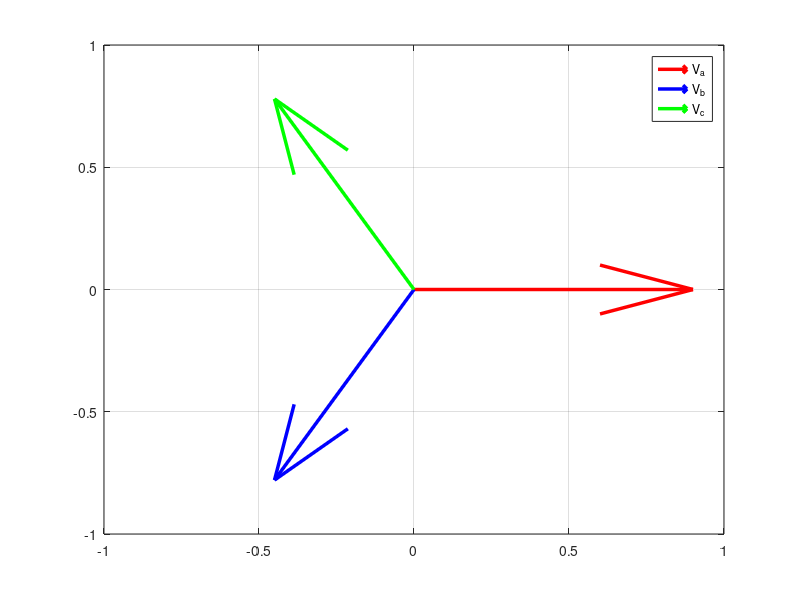
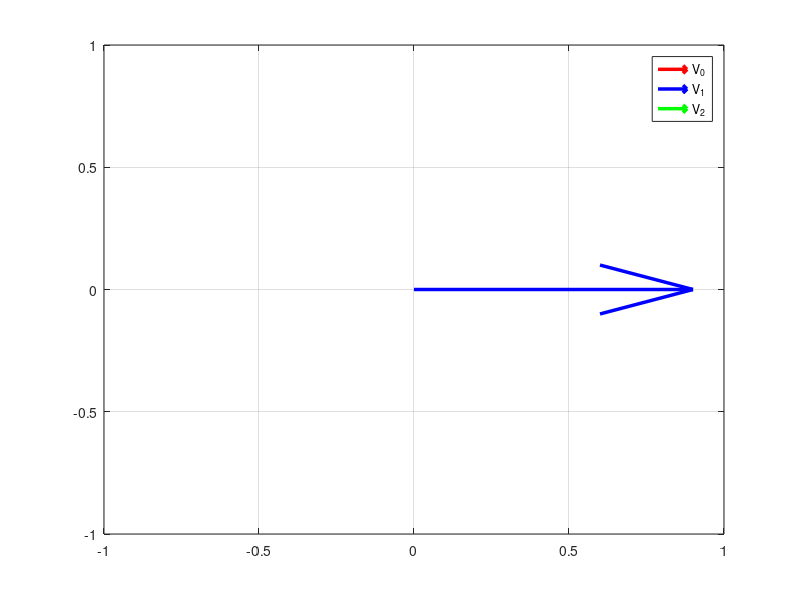

Here is the MATLAB script that generated these plots, in order:
clear
clf


Va.mag = 1;
Va.phase = 0;
Vb.mag = 1;
Vb.phase = -120;
Vc.mag = 1; 
Vc.phase = 120;
w = 2.5

rad = pi/180;
Vabc = [Va.mag*exp(1i*Va.phase*rad);Vb.mag*exp(1i*Vb.phase*rad);Vc.mag*exp(1i*Vc.phase*rad)];
Va_vector = [real(Va.mag*exp(1i*Va.phase*rad));imag(Va.mag*exp(1i*Va.phase*rad))]
Vb_vector = [real(Vb.mag*exp(1i*Vb.phase*rad));imag(Vb.mag*exp(1i*Vb.phase*rad))]
Vc_vector = [real(Vc.mag*exp(1i*Vc.phase*rad));imag(Vc.mag*exp(1i*Vc.phase*rad))]

figure(1)
quiver(0,0,Va_vector(1),Va_vector(2),'r','LineWidth',w)
hold on
quiver(0,0,Vb_vector(1),Vb_vector(2),'b','LineWidth',w)
hold on
quiver(0,0,Vc_vector(1),Vc_vector(2),'g','LineWidth',w)
legend('V_a','V_b','V_c')
axis([-1 1 -1 1])
grid on

a = exp(1i*2*pi/3)
A = [1 1 1;1 a^2 a;1 a a^2]

V012 = A^-1*Vabc

V0_vector = [real(V012(1));imag(V012(1))]
V1_vector = [real(V012(2));imag(V012(2))]
V2_vector = [real(V012(3));imag(V012(3))]

figure(2)
quiver(0,0,V0_vector(1),V0_vector(2),'r','LineWidth',w)
hold on
quiver(0,0,V1_vector(1),V1_vector(2),'b','LineWidth',w)
hold on
quiver(0,0,V2_vector(1),V2_vector(2),'g','LineWidth',w)
legend('V_0','V_1','V_2')
axis([-1 1 -1 1])
grid on